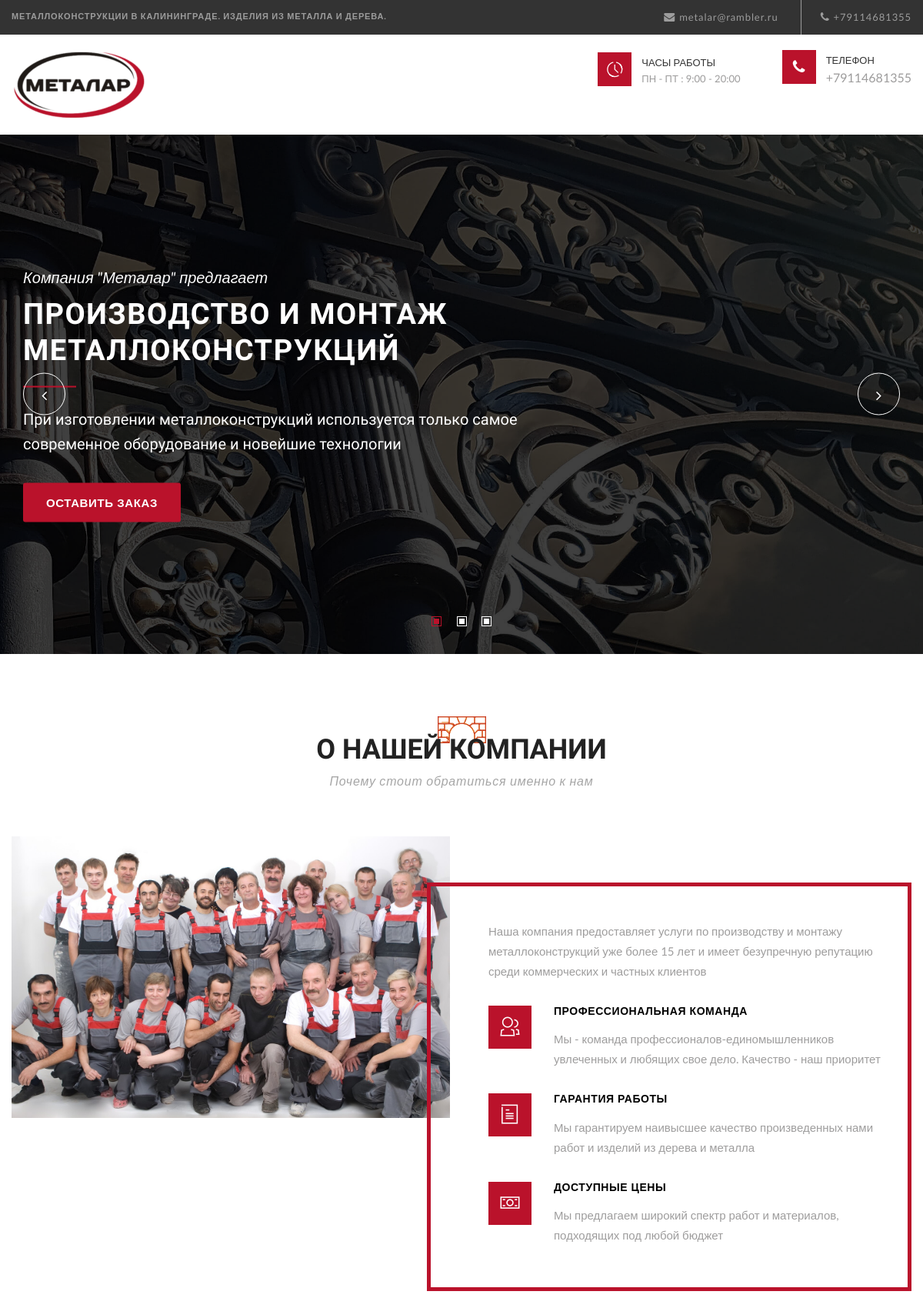
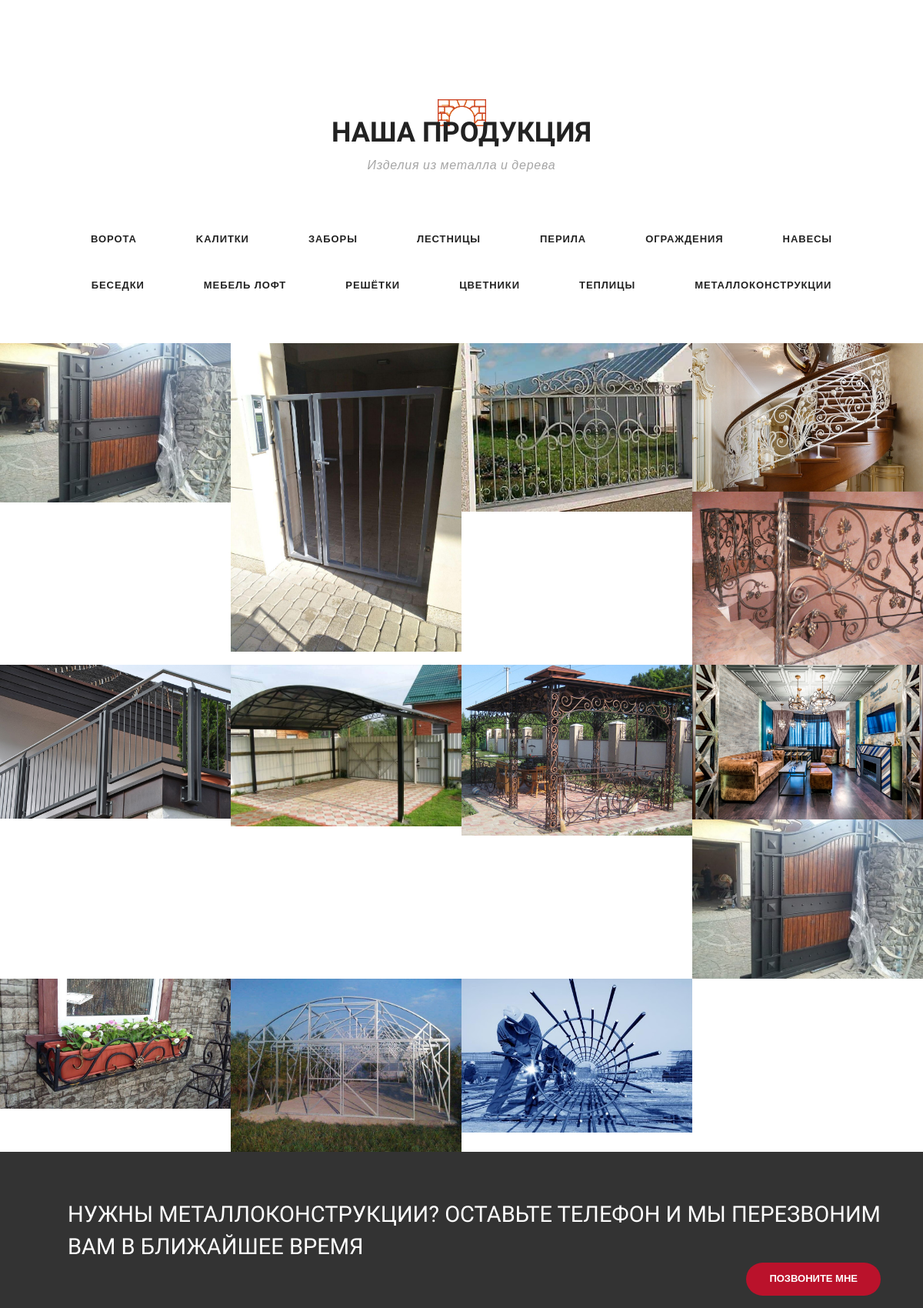
The page / (upper part) on the database its author committed (2 pictures, top to bottom).
### steelwork/models.py (models this page shows, shortened)
class Service(models.Model):
    title = models.CharField(max_length=500, verbose_name='Название')
    short_title = models.CharField(max_length=100, verbose_name='Короткое название')
    main_image = models.ImageField(null=True, verbose_name='Титульное изображение')
    description = models.TextField(null=True, blank=True, verbose_name='Описание')
    active = models.BooleanField(verbose_name='Активно', default=True)
    class Meta:
        verbose_name = "Услуга"
        verbose_name_plural = "Услуги"

### common/views.py (the view)
# urls.py: path('', HomePageView.as_view(), name='home'),
class HomePageView (TemplateView):
    template_name = 'steelwork/index.html'
    def get_context_data(self, **kwargs):
        context = super().get_context_data(**kwargs)
        context['services'] = SteelworkService.objects.filter(active=True)
        return context

### templates/steelwork/index.html (shortened to what this page needs)
{% extends 'steelwork/base.html' %}
{% load static %}
{% load thumbnail %}
{% block main %}
<main class="site-main page-spacing">
  <div id="slider-section" class="slider-section container-fluid no-padding">
    <div id="photo_slider" class="carousel slide" data-ride="carousel">
      <ol class="carousel-indicators">
        <li data-target="#photo_slider" data-slide-to="0" class="active"></li>
        <li data-target="#photo_slider" data-slide-to="1"></li>
        <li data-target="#photo_slider" data-slide-to="2"></li>
      </ol>
      <div class="carousel-inner" role="listbox">
        <div class="item active">
          <img src="{% static "images/home-1-slide1.jpg" %}" width="1920" height="800" alt="Slide">
          <div class="carousel-caption">
            <div class="container">
              <div class="col-md-8 col-sm-8 col-xs-8">
                <p>Компания "Металар" предлагает</p>
                <h3>Производство и монтаж металлоконструкций</h3>
                <h6>При изготовлении металлоконструкций используется только самое современное оборудование и новейшие
                  технологии</h6>
                <a href="#" title="Оставить заказ">Оставить заказ</a>
              </div>
            </div>
          </div>
        </div>
      </div>
      <a class="left carousel-control" href="#photo_slider" role="button" data-slide="prev">
        <span class="fa fa-angle-left" aria-hidden="true"></span>
      </a>
      <a class="right carousel-control" href="#photo_slider" role="button" data-slide="next">
        <span class="fa fa-angle-right" aria-hidden="true"></span>
      </a>
    </div>
  </div>
  <div class="section-padding-small"></div>
  <div class="welcome-section container-fluid no-padding">
    <div class="container">
      <div class="section-header">
        <h3>О нашей компании</h3>
        <p>Почему стоит обратиться именно к нам</p>
      </div>
      <div class="col-md-6 col-sm-6 welcome-img no-padding">
        <img src="{% static "images/home-1-welcome.jpg" %}" width="570" height="497" alt="Welcome"/>
      </div>
      <div class="col-md-6 col-sm-6 welcome-content">
        <p>Наша компания предоставляет услуги по производству и монтажу металлоконструкций уже более 15 лет и имеет
          безупречную репутацию среди коммерческих и частных клиентов</p>
        <div class="welcome-box">
          <i class="icon icon-Users"></i>
          <h4>Профессиональная команда</h4>
          <p>Мы - команда профессионалов-единомышленников увлеченных и любящих свое дело. Качество - наш приоритет</p>
        </div>
        <div class="welcome-box">
          <i class="icon icon-File"></i>
          <h4>Гарантия работы</h4>
          <p>Мы гарантируем наивысшее качество произведенных нами работ и изделий из дерева и металла</p>
        </div>
        <div class="welcome-box">
          <i class="icon icon-Dollar"></i>
          <h4>Доступные цены</h4>
          <p>Мы предлагаем широкий спектр работ и материалов, подходящих под любой бюджет</p>
        </div>
      </div>
    </div>
  </div>
  <div class="section-padding"></div>
  <div id="portfolio-section" class="container-fluid no-padding portfolio-section portfolio-4-column">
    <div class="container">
      <div class="section-header">
        <h3>Наша продукция</h3>
        <p>Изделия из металла и дерева</p>
      </div>
      <ul id="filters" class="portfolio-categories no-left-padding sorting-menu">
        {% for service in services %}
        <li class=""><a href="{% url 'portfolio' service.id %}">{{ service.short_title }}</a></li>
        {% endfor %}
      </ul>
    </div>
    <div class="container-fluid no-padding portfolio-list">
      {% for service in services %}
        <div class="col-md-3 col-sm-4 col-xs-6 no-padding portfolio-box interior">
          {% thumbnail service.main_image "480x310" crop="center" as im %}
            <img alt="{{ service.title }}" src="{{ im.url }}"/>
          {% endthumbnail %}
          <div class="hover-detail">
            <div class="project-title">
            </div>
          </div>
        </div>
      {% endfor %}
    </div>
  </div>
  <div class="call-out-section container-fluid no-padding">
    <div class="container">
      <h3>Нужны металлоконструкции? Оставьте телефон и мы перезвоним вам в ближайшее время</h3>
      <a href="#" title="view all works">Позвоните мне</a>
    </div>
  </div>
</main>
{% endblock main %}

### templates/steelwork/base.html (shortened to what this page needs)
{% load static %}
<!DOCTYPE html>
<html class="">
<head>
  <link rel="stylesheet" type="text/css" href="{% static "libraries/lib.css" %}">
  <link rel="stylesheet" type="text/css" href="{% static "css/plugins.css" %}">
  <link rel="stylesheet" type="text/css" href="{% static "css/navigation-menu.css" %}">
  <link rel="stylesheet" type="text/css" href="{% static "css/style.css" %}">
  <link rel="stylesheet" type="text/css" href="{% static "css/shortcodes.css" %}">
</head>
<body>
<header id="header" class="header-section container-fluid no-padding">
  <div id="slidepanel">
    <div class="top-header container-fluid no-padding">
      <div class="container">
        <div class="row">
          <div class="col-md-7 col-sm-12">
            <p>Металлоконструкции в Калининграде. Изделия из металла и дерева.</p>
          </div>
          <div class="col-md-5 col-sm-12">
            <a href="mailto:metalar@rambler.ru" title="metalar@rambler.ru"><i class="fa fa-envelope"></i>metalar@rambler.ru</a>
            <a href="tel:+79114681355" title="+79114681355"><i class="fa fa-phone"></i>+79114681355</a>
          </div>
        </div>
      </div>
    </div>
    <div class="middle-header container-fluid no-padding">
      <div class="container">
        <div class="row">
          <div class="col-md-4">
            <a href="{% url 'home' %}" title="Металлоконструкции в Калининграде. Изделия из металла и дерева."><img
              src="{% static "images/metalar_logo.png" %}" alt="Логотип Металлар"/></a>
          </div>
          <div class="col-md-8 col-sm-12 header-content">
            <div class="header-cnt-box">
              <i class="icon icon-Time"></i>
              <h4>Часы работы</h4>
              <p>ПН - ПТ : 9:00 - 20:00</p>
            </div>
            <div class="header-cnt-box">
              <h4>Телефон</h4>
              <a class="gray" href="tel:+79114681355" title="+79114681355"><i class="fa fa-phone"></i>+79114681355</a>
            </div>
          </div>
        </div>
      </div>
    </div>
  </div>
</header>
{% block main %}
{% endblock main %}
</body>

### static/css/style.css (style rules this page uses)
body { font-family: 'Lato', sans-serif; font-size: 16px; color: #000; background-color: #ffffff; }
img { max-width: 100%; height: auto; }
a { outline: 0 !important; }
.no-padding { padding: 0; }
.no-left-padding { padding-left: 0; }
main { overflow: hidden; }
.section-padding { padding-bottom: 75px; padding-top: 75px; }
#slidepanel { display: block; }
.top-header { background-color: #333333; }
.top-header p { margin-bottom: 0; font-weight: bold; font-size: 11px; color: #9c9c9c; text-transform: uppercase; letter-spacing: 0.847px; padding-bottom: 13px; padding-top: 13px; }
.top-header .col-md-5 { text-align: right; }
.top-header .col-md-5 a { font-size: 13px; color: #9c9c9c; padding-left: 30px; margin-left: 30px; letter-spacing: 0.91px; padding-bottom: 13px; padding-top: 13px; display: inline-block; border-left: 1px solid #9c9c9c; text-decoration: none; }
.top-header .col-md-5 a:first-child { border-left: none; padding-left: 0; margin-left: 0; }
.top-header .col-md-5 a i { font-size: 14px; margin-right: 5px; }
.middle-header { padding-bottom: 20px; padding-top: 20px; }
.middle-header .header-content { text-align: right; }
.middle-header .header-content .header-cnt-box { display: inline-block; position: relative; text-align: left; padding-left: 57px; margin-left: 50px; }
.middle-header .header-content .header-cnt-box:first-child { margin-left: 0; }
.middle-header .header-content .header-cnt-box i { width: 44px; height: 44px; position: absolute; left: 0; top: 0; line-height: 44px; background-color: #ba122b; color: #ffffff; text-align: center; font-size: 20px; }
.middle-header .header-content .header-cnt-box h4 { margin-top: 0; margin-bottom: 0; text-transform: uppercase; font-size: 13px; color: #333333; margin: 6px 0 5px; }
.middle-header .header-content .header-cnt-box p { margin-bottom: 0; font-size: 13px; color: #9d9c9c; }
.section-header { display: inline-block; margin-bottom: 60px; text-align: center; width: 100%; }
.section-header h3 { background-image: url("../images/section-header-ic.png"); background-position: center top; background-repeat: no-repeat; color: #222222; font-family: 'Exo 2', sans-serif; font-weight: 900; font-size: 36px; margin-top: 0; padding-top: 25px; text-transform: uppercase; }
.section-header p { color: #a6a6a6; font-style: italic; letter-spacing: 0.8px; margin: 0; }
@media (min-width: 1200px) { .container { width: 1200px; } }
@media only screen and (min-width: 992px) and (max-width: 1200px) { .top-header .col-md-5 a { margin-left: 25px; padding-left: 25px; } }
.gray { color: #9d9c9c; }
.section-padding-small { padding: 40px 0; }

### rows shown on the page
Service: short_title "ВОРОТА"
Service: short_title "KАЛИТКИ", shows a picture
Service: short_title "ЗАБОРЫ", shows a picture
Service: short_title "ЛЕСТНИЦЫ", shows a picture
Service: short_title "ПЕРИЛА", shows a picture
Service: short_title "ОГРАЖДЕНИЯ", shows a picture
Service: short_title "НАВЕСЫ", shows a picture
Service: short_title "БЕСЕДКИ", shows a picture
Service: short_title "МЕБЕЛЬ ЛОФТ", shows a picture
Service: short_title "РЕШЁТКИ"
Service: short_title "ЦВЕТНИКИ", shows a picture
Service: short_title "ТЕПЛИЦЫ", shows a picture
Service: short_title "МЕТАЛЛОКОНСТРУКЦИИ", shows a picture
